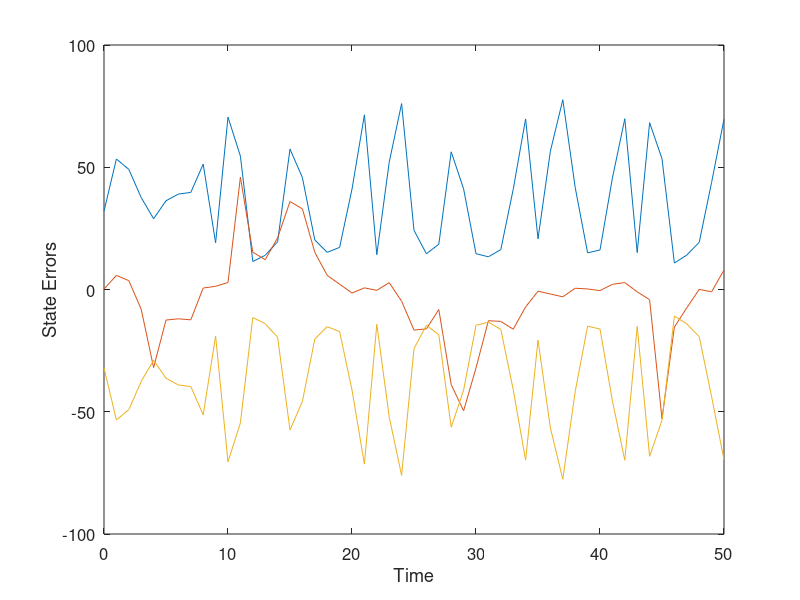

Source code (MATLAB):
% In this example a GSF is used to estimate the posterior pdf of
% a nonlinear discrete-time system with additive noise terms.

% Optimal Estimation of Dynamic Systems (2nd ed.) by Crassidis and Junkins
% Example 4.10

% Written by John L. Crassidis 2/10

% Other Required Routines: none

% Time 
t=[0:1:50]';m=length(t);

% Standard Devations
r=1;q=10;

% States and Measurements
x=zeros(m,1);x(1)=0;
ym=zeros(m,1);ym(1)=x(1)^2/20+sqrt(r)*randn(1);

n=501;
weights=1/n;
xe_filters=linspace(-5,5,n)';
p=linspace(0.1,5,n)';

%n=1;xe_filters=0;p=0.1;

% Pre-allocate Space
xe=zeros(m,1);xe(1)=sum(xe_filters)/n;
p_cov=zeros(m,1);p_cov(1)=sum(p)/n;

% Main Loop
for i = 1:m

% Truth and Measurements    
  if i < m  
   x(i+1) = x(i)/2 + 25*x(i)/(1+x(i)^2) + 8*cos(1.2*i) + sqrt(q)*randn(1);
   ym(i+1)=x(i+1)^2/20+sqrt(r)*randn(1);
  end
 
 % Filters and Weights 
  h=xe_filters/10;
  bige=h.^2.*p+r;
  gain=p.*h.*bige.^(-1);
  e_res=ym(i)-xe_filters.^2/20;
  weights=weights./((2*pi*bige).^(0.5)).*exp(-0.5*e_res.*e_res./bige);
  weights=weights/sum(weights);
  
  xe_filters=xe_filters+gain.*e_res;
  p=(1-gain.*h).*p;
  
 % Estimates 
  xe(i)=sum(weights.*xe_filters);
  p_cov(i)=sum(weights.*(xe_filters-xe(i)).^2+p);
  
  phi=0.5+25./(1+xe_filters.^2)-50*xe_filters.^2./(1+xe_filters.^2).^2;
  xe_filters=xe_filters/2+25*xe_filters./(1+xe_filters.^2)+8*cos(1.2*i);
  p=phi.*p.*phi+q;
   
end 

% Plot Results
sig3=p_cov.^(0.5);

plot(t,sig3,t,x-xe,t,-sig3)
set(gca,'fontsize',12)
xlabel('Time')
ylabel('State Errors')
